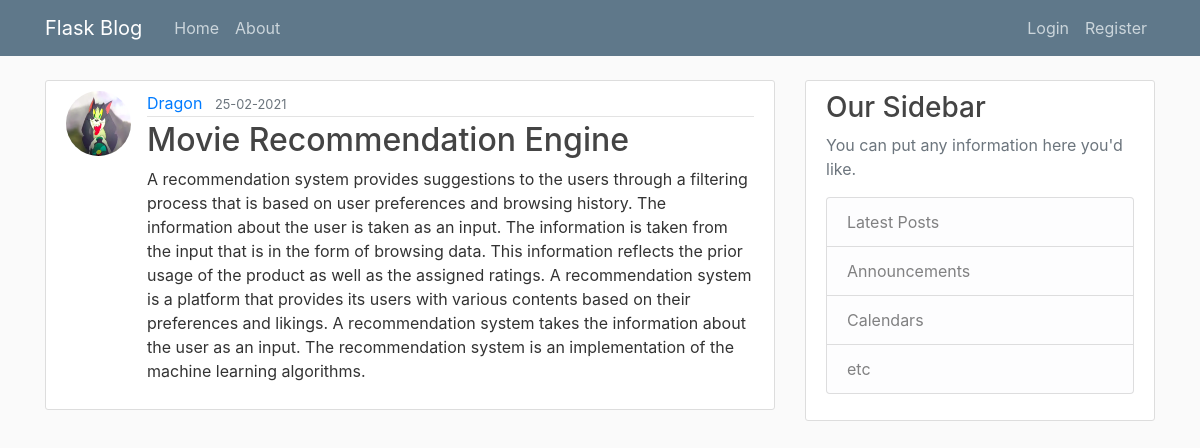
/post/1, run on an earlier commit of the app's database.
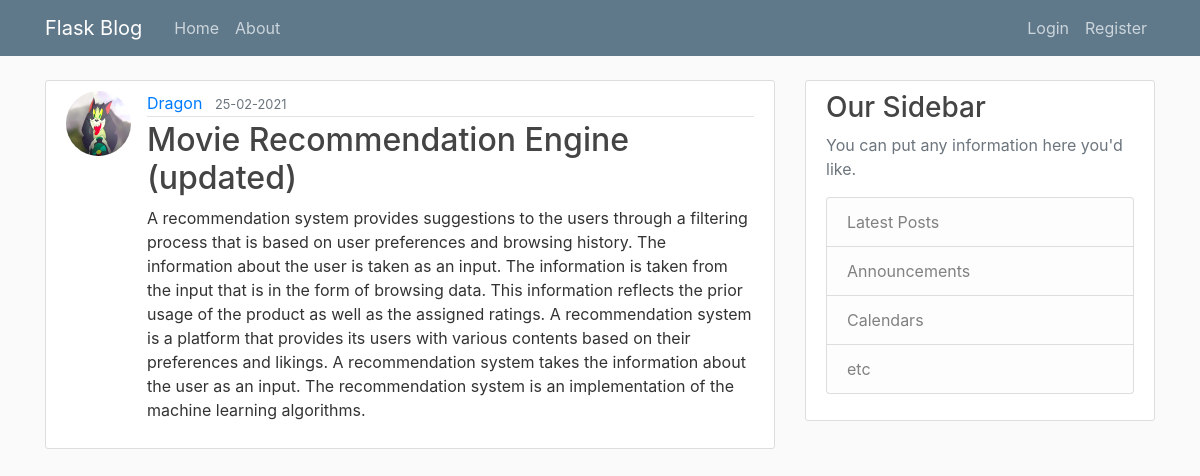
And on a later commit of the database.
### flaskblog/models.py (models this page shows, shortened)
class Post(db.Model):
    id = db.Column(db.Integer, primary_key=True)
    title = db.Column(db.String(20), nullable=False)
    date_posted = db.Column(db.DateTime, nullable=False, default=datetime.now(tz=gettz('Asia/Kolkata')))
    content = db.Column(db.Text, nullable=False)
    user_id = db.Column(db.Integer, db.ForeignKey('user.id'), nullable=False)

### flaskblog/routes.py (the view)
@app.route("/post/<int:post_id>")
def post(post_id):
    post = Post.query.get_or_404(post_id)
    return render_template('post.html', title=post.title, post=post)

### flaskblog/templates/post.html (shortened to what this page needs)
{% extends "layout.html" %}
{% block content %}
        <article class="media content-section">
          <img class="rounded-circle article-img" src="{{ url_for('static', filename='profile_pics/' + post.author.image_file) }}">
          <div class="media-body">
            <div class="article-metadata">
              <a class="mr-2" href="#">{{ post.author.username }}</a>
              <small class="text-muted">{{ post.date_posted.strftime('%d-%m-%Y') }}</small>
            </div>
            <h2><a class="article-title">{{ post.title }}</a></h2>
            <p class="article-content">{{ post.content }}</p>
          </div>
        </article>
{% endblock content %}

What changed in the data, as far as the page shows it:
changed Post: title "Movie Recommendation Engine" → "Movie Recommendation Engine (updated)"
